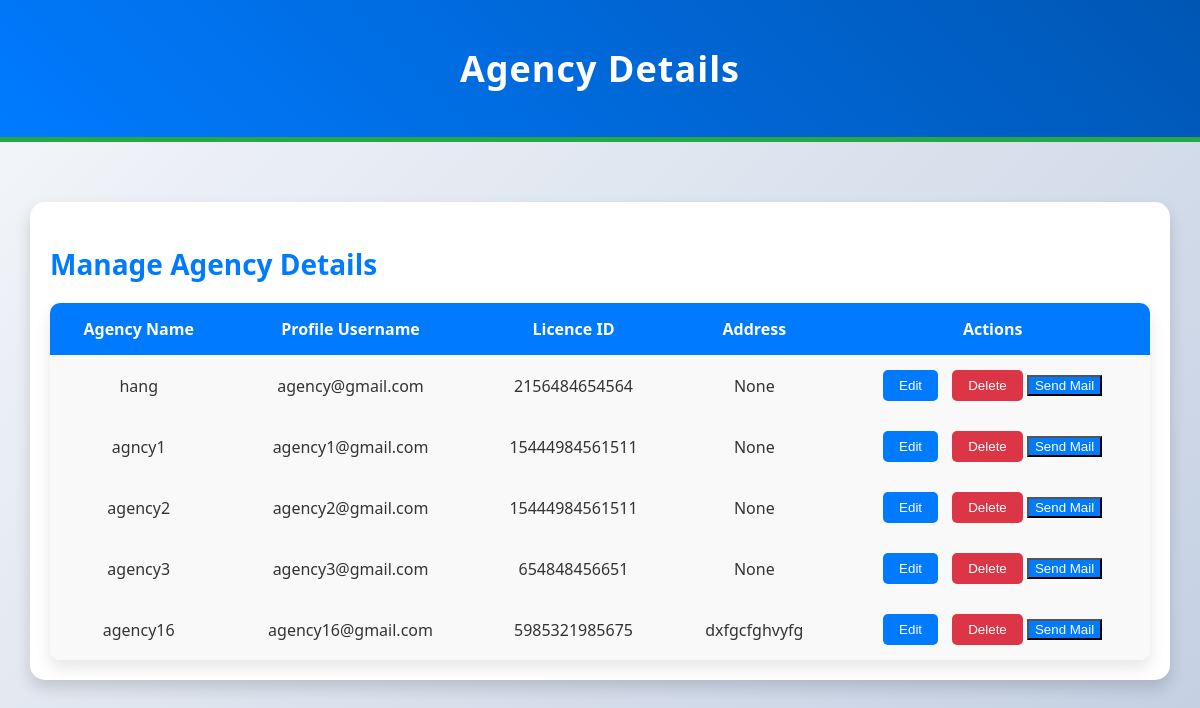
Before: /agency_details/ with the older database file.
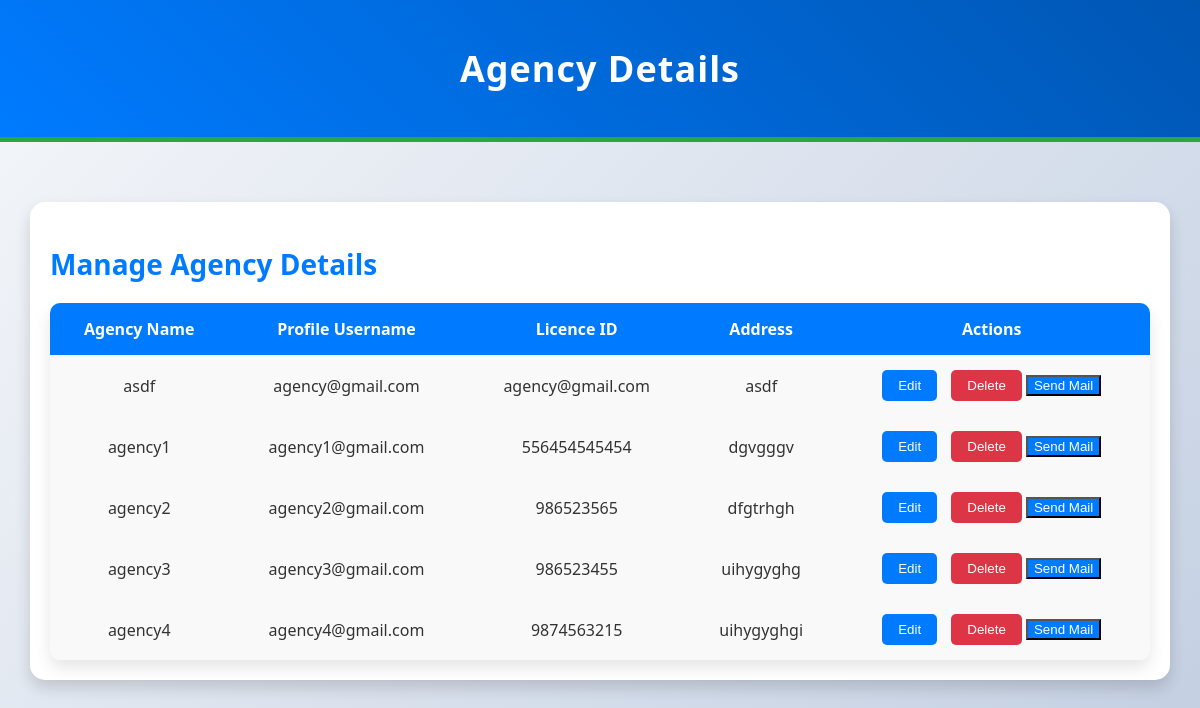
After: the same page with the newer database file.
### Bengali/models.py (models this page shows, shortened)
class AgencyDetails(models.Model):
     profile=models.OneToOneField('Profile',on_delete=models.CASCADE,related_name="agency_profile",null=True,blank=True)
     agency_name=models.CharField(max_length=150)
     licence_id=models.CharField(max_length=255,null=True)
     address=models.CharField(max_length=140,null=True)

class Profile(AbstractUser):
    USERNAME_FIELD='email'
    REQUIRED_FIELDS=[]
    objects = CustomUserManager()
    username = models.CharField(max_length=150, blank=True, null=True)
    first_name = models.CharField(max_length=150, blank=True, null=True)
    last_name= models.CharField(max_length=150, blank=True, null=True)
    role = models.CharField(max_length=15,choices=RoleChoices.choices)
    email=models.EmailField(unique=True)
    phone=models.CharField(max_length=15, blank=True, null=True)
    age=models.IntegerField(blank=True, null=True)
    worker_approved=models.BooleanField(blank=True, null=True)
    groups = models.ManyToManyField(
        Group,
            related_name="profile_groups",  # Set unique related_name
            blank=True
        )
    user_permissions = models.ManyToManyField(
            Permission,
            related_name="profile_permissions",  # Set unique related_name
            blank=True
        )

### Bengali/views.py (the view)
# urls.py: path('agency_details/', views.agency_details, name='agency_details'),
def agency_details(request):
    agencies = AgencyDetails.objects.all()
    return render(request, 'agency_details.html', {'agencies': agencies})

### templates/agency_details.html (shortened to what this page needs)
<!DOCTYPE html>
<html lang="en">
<head>
</head>
<body>
    <header>
        <h1>Agency Details</h1>
    </header>
    <main>
        <section id="agency-details">
            <h2>Manage Agency Details</h2>
            <table>
                <thead>
                    <tr>
                        <th>Agency Name</th>
                        <th>Profile Username</th>
                        <th>Licence ID</th>
                        <th>Address</th>
                        <th>Actions</th>
                    </tr>
                </thead>
                <tbody>
                    {% for agency in agencies %}
                    <tr>
                        <td>{{ agency.agency_name }}</td>
                        <td>{{ agency.profile.username }}</td>
                        <td>{{ agency.licence_id }}</td>
                        <td>{{ agency.address }}</td>
                        <td>
                            <button class="edit-btn">Edit</button>
                            <button class="delete-btn">Delete</button>
                            <button class="send-mail">Send Mail</button>
                        </td>
                    </tr>
                    {% empty %}
                    <tr>
                        <td colspan="5">No agency details found.</td>
                    </tr>
                    {% endfor %}
                </tbody>
            </table>
        </section>
    </main>
</body>
</html>

Changed rows visible on the page:
changed AgencyDetails "agency@gmail.com": agency_name "hang" → "asdf"; licence_id "2156484654564" → "agency@gmail.com"; address "None" → "asdf"
changed AgencyDetails "agency1@gmail.com": agency_name "agncy1" → "agency1"; licence_id "15444984561511" → "556454545454"; address "None" → "dgvgggv"
changed AgencyDetails "agency2": licence_id "15444984561511" → "986523565"; address "None" → "dfgtrhgh"
changed AgencyDetails "agency3": licence_id "654848456651" → "986523455"; address "None" → "uihygyghg"
changed AgencyDetails: agency_name "agency16" → "agency4"; profile.username "agency16@gmail.com" → "agency4@gmail.com"; licence_id "5985321985675" → "9874563215"; address "dxfgcfghvyfg" → "uihygyghgi"
